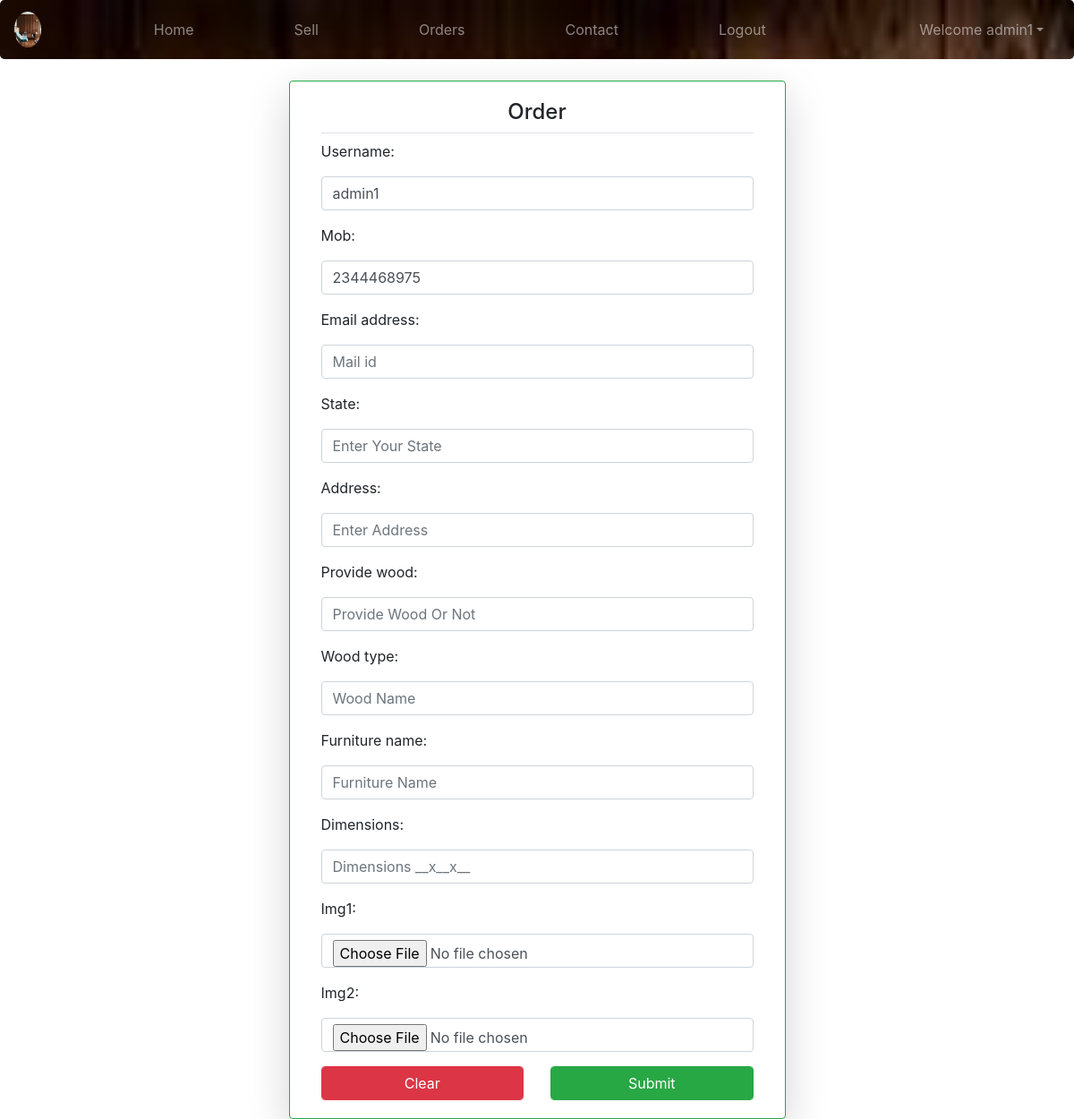
/ord/ (signed in), run on the app's committed database.
### HomeWoods/models.py (models this page shows)
class User(AbstractUser):
	c = [
		('0','Guest'),
		('1','Customer'),
		('2','Admin'),
	]
	role_type = models.CharField(max_length=5,choices=c,default='0')
	mob = models.CharField(max_length=10)
	has_order = models.BooleanField(default=False)

### HomeWoods/views.py (the view, shortened to what this page needs)
# urls.py: path('ord/', views.order, name="odr"),
def order(request):
	w = User.objects.get(id=request.user.id)
	t = OrForm()
	y = UsupForm(instance=w)
	return render(request,'html/order.html',{'q':y,'r':t})

### HomeWoods/forms.py
class UsupForm(forms.ModelForm):
	class Meta:
		model = User
		fields = ["username","mob","email"]
		widgets = {
		"username":forms.TextInput(attrs={
			"class":"form-control my-2",
			"placeholder":"User Name",
			}),
		"mob":forms.TextInput(attrs={
			"class":"form-control my-2",
			"placeholder":"Mobile Number",
			}),
		"email":forms.EmailInput(attrs={
			"class":"form-control my-2",
			"placeholder":"Mail id",
			}),
		}

class OrForm(forms.ModelForm):
	class Meta:
		model = Order
		fields = ["state","address","provide_wood","wood_type","furniture_name","dimensions","img1","img2"]
		label = {
		       'img1' : ImageUploaderWidget(),
		}
		widgets = {
		"state":forms.TextInput(attrs={
			"class":"form-control my-2",
			"placeholder":"Enter Your State",
			}),
		"address":forms.TextInput(attrs={
			"class":"form-control my-2",
			"placeholder":"Enter Address",
			}),
		"provide_wood":forms.TextInput(attrs={
			"class":"form-control my-2",
			"placeholder":"Provide Wood Or Not",
			}),
		"wood_type":forms.TextInput(attrs={
			"class":"form-control my-2",
			"placeholder":"Wood Name",
			}),
		"furniture_name":forms.TextInput(attrs={
			"class":"form-control my-2",
			"placeholder":"Furniture Name",
			}),
		"dimensions":forms.TextInput(attrs={
			"class":"form-control my-2",
			"placeholder":"Dimensions __x__x__",
			}),
		"img1": forms.FileInput(attrs={
                "class": "form-control my-2",  # Bootstrap styling
            }),
         "img2": forms.FileInput(attrs={
                "class": "form-control my-2",
            }),
		}

### templates/html/order.html (shortened to what this page needs)
{% extends 'html/base.html' %}
{% block content %}
<div class="container mt-4">
	<div class="card col-md-6 mx-auto shadow-lg border border-success">
		<div class="card-body">
			<h4 class="text-center border-bottom pb-2">Order</h4>
			<form method="post" enctype="multipart/form-data">
				<div class="mb-3">
					{% for i in q %}
						<div class="form-group">
							{{ i.label_tag }}
							{{ i }}
						</div>
					{% endfor %}
					{% for j in r %}
						<div class="form-group">
							{{ j.label_tag }}
							{{ j }}
						</div>
					{% endfor %}
				</div>
				<div class="row">
					<div class="col">
						<input type="reset" value="Clear" class="form-control btn btn-danger">
					</div>
					<div class="col">
						<input type="submit" value="Submit" class="btn btn-success form-control">
					</div>
				</div>
			</form>
		</div>
	</div>
</div>
{% endblock %}

### templates/html/navbar.html (shortened to what this page needs)
{% load static %}
<nav class="navbar navbar-expand-md bg-dark navbar-dark rounded-lg">
  <a class="navbar-brand" href="#">
    <img src="{% static 'images/img1.jpg' %}" class="rounded-circle" style="width:30px">
  </a>
  <div class="collapse navbar-collapse justify-content-center" id="collapsibleNavbar">
    <ul class="navbar-nav  mx-auto">
      {% if not user.is_authenticated %}
      <li class="nav-item ms-5">
        <a class="nav-link {% if request.path == '/' %}active{% endif %}" href="/">Home</a>
      </li>
      <li class="nav-item mx-5">
        <a class="nav-link {% if request.path == '/reg/' %}active{% endif %}" href="{% url 'rg' %}">SignIn</a>
      </li>
      <li class="nav-item mx-5">
        <a class="nav-link {% if request.path == '/abt/' %}active{% endif %}" href="{% url 'ab' %}">About</a>
      </li>
      {% else %}
        <li class="nav-item mx-5">
          <a class="nav-link {% if request.path == '/' %}active{% endif %}" href="/">Home</a>
        </li>
        {% if request.user.role_type == '1' %}
        <li class="nav-item ms-6 mx-5">
          <a class="nav-link" href="{% url 'odr' %}">Order</a>
        </li>
        <li class="nav-item mx-5">
        <a class="nav-link" href="{% url 'cat' %}">Buy</a>
        </li>
        <li class="nav-item mx-5">
          <a class="nav-link" href="{% url 'ostat' %}">My Orders</a>
        </li>
      <li class="nav-item mx-5">
        <a class="nav-link {% if request.path == '/abt/' %}active{% endif %}" href="{% url 'ab' %}">About</a>
      </li>
      <li class="nav-item mx-5">
        <a class="nav-link" href="{% url 'lgot' %}">Logout</a>
        </li>
      {% elif request.user.role_type == '2' %}
        <li class="nav-item mx-5">
        <a class="nav-link" href="{% url 'sel' %}">Sell</a>
        </li>
      <li class="nav-item mx-5">
        <a class="nav-link {% if request.path == '/olist/' %}active{% endif %}" href="{% url 'olist' %}">Orders</a>
      </li>
      <li class="nav-item mx-5">
        <a class="nav-link" href="{% url 'cn' %}">Contact</a>
        </li>
      <li class="nav-item mx-5">
        <a class="nav-link" href="{% url 'lgot' %}">Logout</a>
        </li>
      {% endif %}
      {% endif %}
    </ul>
    <ul class="navbar-nav ml-auto" style="margin-right:10px;">
      {% if user.is_authenticated %}
      <div class="dropdown">
        <a class="nav-link dropdown-toggle" data-toggle="dropdown">Welcome {{request.user.username}}</a>
      </div>
      {% else %}
      <li class="nav-item mx-5">
        <a class="nav-link {% if request.path == '/lgi/' %}active{% endif %}" href="{% url 'log' %}">Login</a>
      </li>
      {% endif %}
    </ul>
  </div>
</nav>

### data on the page
User: user.username "admin1", q "admin1" "2344468975"

### other printed values
{{ i.label_tag }} "Username:" "Mob:" "Email address:"
{{ j.label_tag }} "State:" "Address:" "Provide wood:" "Wood type:" "Furniture name:" "Dimensions:" "Img1:" "Img2:"
